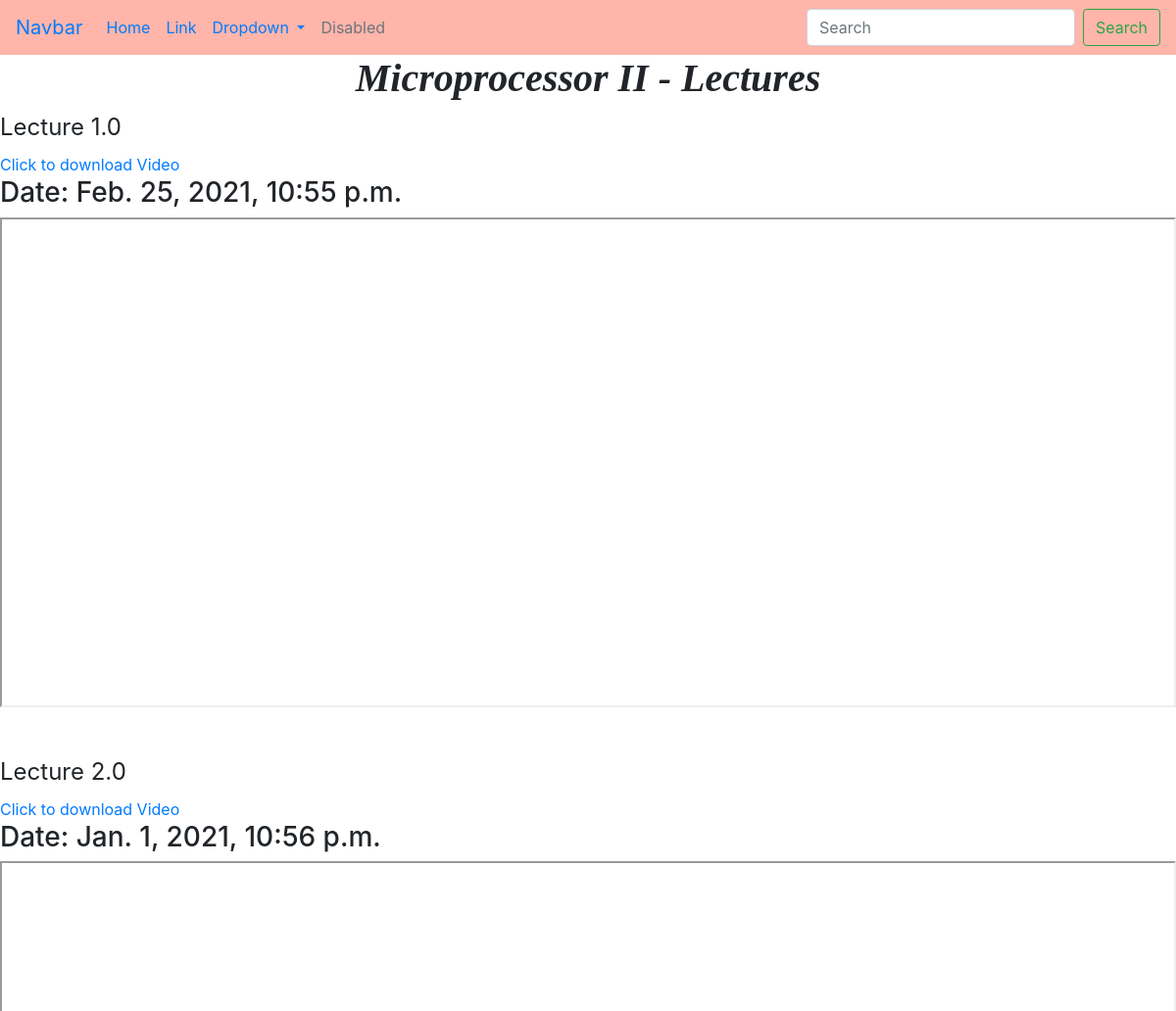
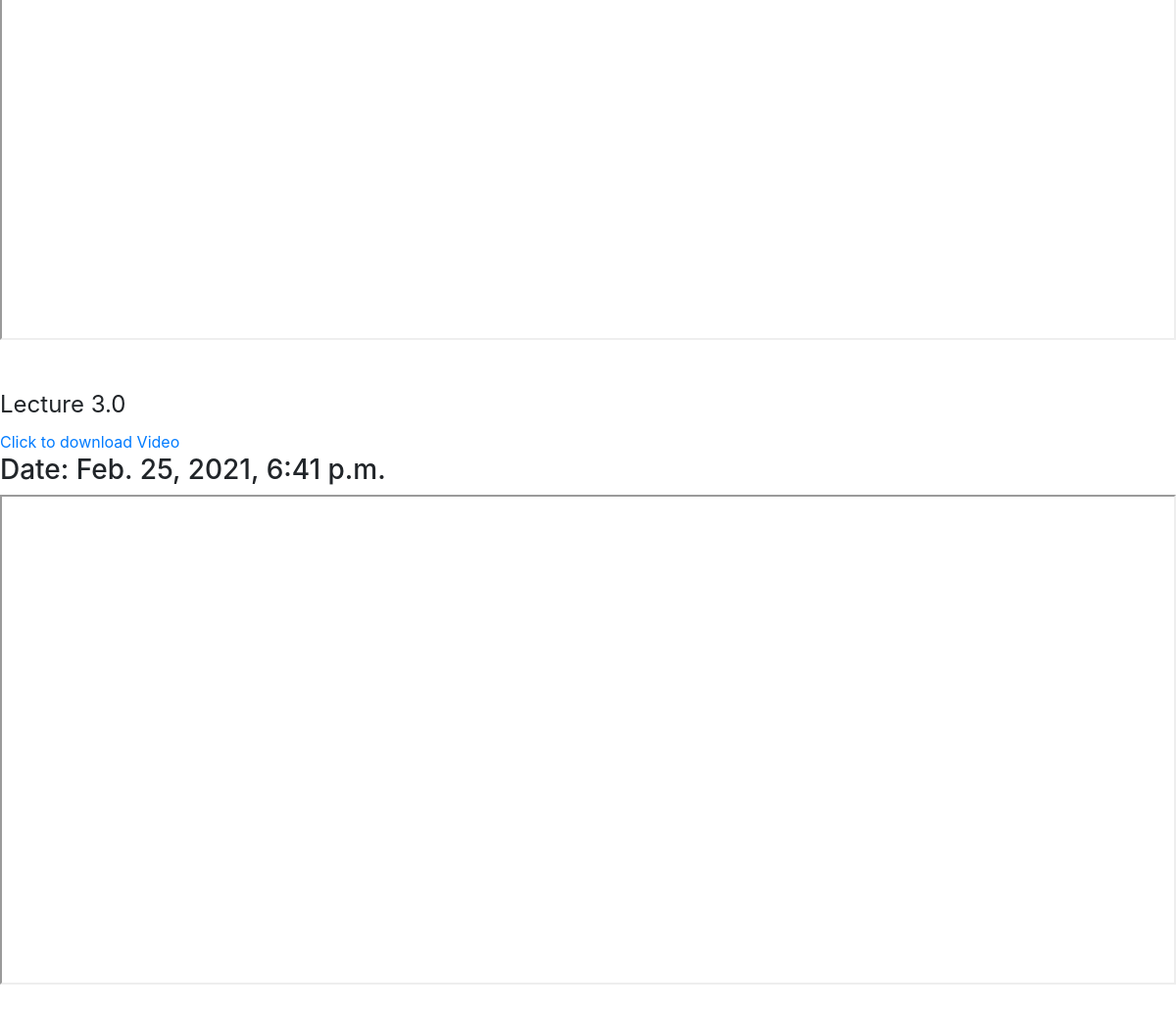
/Course_Videos/Microprocessor II/, run on the app's committed database (2 pictures, top to bottom).
### ElectricalSem8App/models.py (models this page shows, shortened)
class Video(models.Model):
	Youtube = models.CharField(max_length=300, default="https://youtube.com")
	Drive = models.CharField(max_length=300,null=True, blank=False)
	Date = models.DateTimeField('Date In', blank=False, null=True)
	Lecture_Number = models.FloatField(null=True, blank=False)
	Course = models.ForeignKey(Course, on_delete=models.CASCADE, default="Microprocessor II")

### ElectricalSem8App/views.py (the view)
# urls.py: path('Course_Videos/<str:name>/',views.course_videos,name="course_videos"),
def course_videos(request, name):
	videos = Video.objects.all().filter(Course=name)
	return render(request,'course_videos.html',{ 'videos':videos , 'name':name})

### ElectricalSem8App/templatetags/customtags.py (called while the page is built)
def fixVideo(video):
	if "embed" in video.Youtube:
		return ""
	else:
		video.Youtube = "https://youtube.com/embed/"+video.Youtube[17:]
		video.Drive="https://drive.google.com/uc?export=download&id="+video.Drive.split('/')[5]
		video.save()
		return ""

### ElectricalSem8App/templates/course_videos.html (shortened to what this page needs)
{% extends 'base.html' %}
{% load customtags %}
{% block contentblock %}
<h1 style="text-align: center;font-family: 'Font Awesome\ 5 Free';"> <b><i>{{name}} - Lectures </h1></i></b>
<div  style="  height:100%; align:center;">
{% for video in videos %}
<fieldset class="scheduler-border">
<legend class="scheduler-border"> Lecture {{video.Lecture_Number}}</legend>
    <a target="_blank" href="{{video.Drive}}">Click to download Video</a>
    <h3> Date: {{video.Date}}</h3>
<iframe width="100%" height="500"
src="{{video.Youtube}}"  allowfullscreen="allowfullscreen"
        mozallowfullscreen="mozallowfullscreen"
        msallowfullscreen="msallowfullscreen"
        oallowfullscreen="oallowfullscreen"
        webkitallowfullscreen="webkitallowfullscreen">
</iframe></fieldset>
<br><br>
{% endfor %}
</div>
{% endblock %}

### data on the page
Video: Lecture_Number "1.0", Date "Feb. 25, 2021, 10:55 p.m."
Video: Lecture_Number "2.0", Date "Jan. 1, 2021, 10:56 p.m."
Video: Lecture_Number "3.0", Date "Feb. 25, 2021, 6:41 p.m."

### other printed values
{{ name }} "Microprocessor II"
